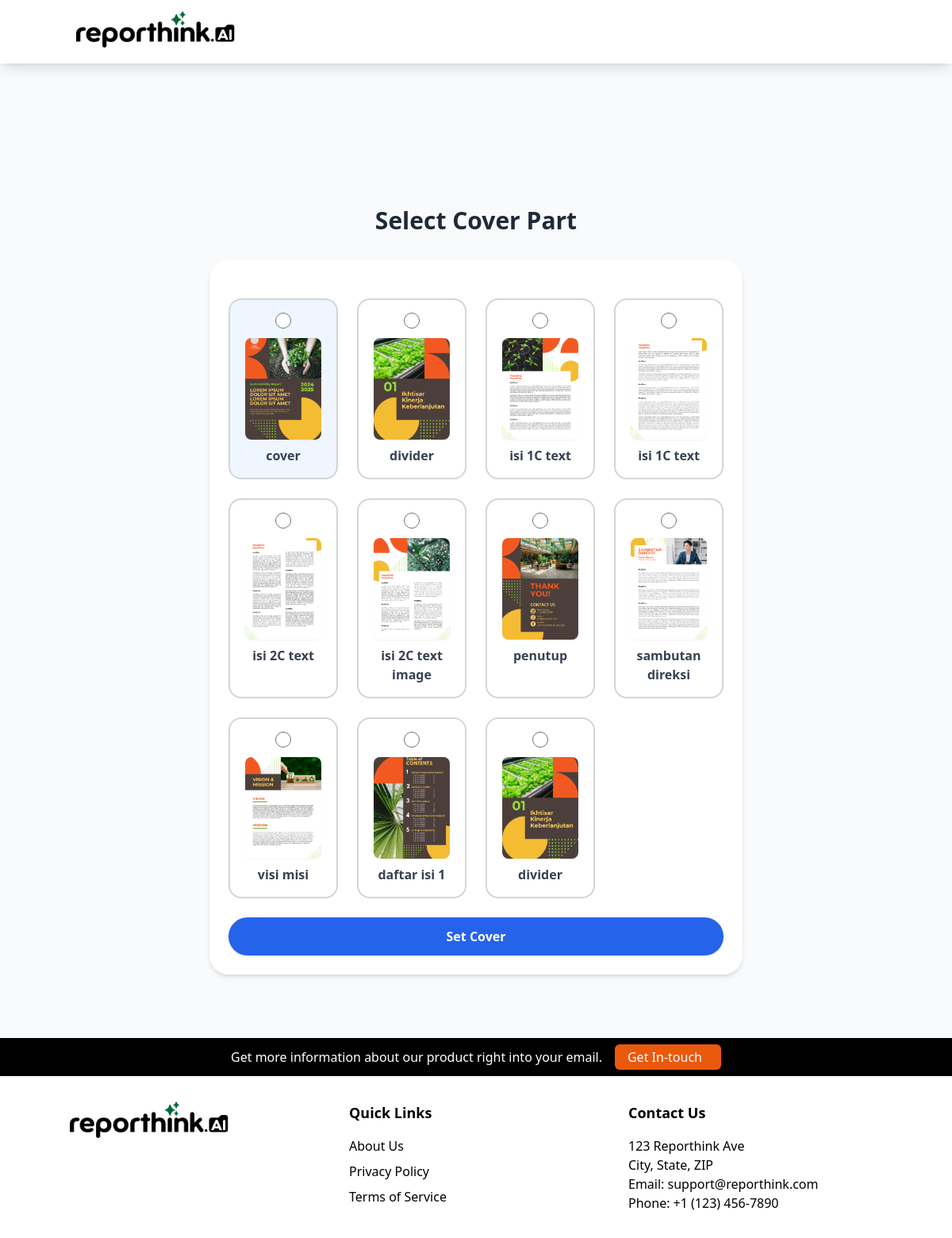
The page /set-cover-part/13/ on the database its author committed.
### Template_Editor_App/models.py (models this page shows, shortened)
class TemplatePart(models.Model):
    template = models.ForeignKey(Template, on_delete=models.CASCADE, related_name='parts')
    name = models.CharField(max_length=255, blank=True)
    html_file = models.FileField(upload_to='templates_parts/html/')
    thumbnail = models.ImageField(upload_to='templates_parts/thumbnails/')

### Template_Editor_App/views.py (the view, shortened to what this page needs)
# urls.py: path('set-cover-part/<int:template_id>/', views.set_cover_part, name='set_cover_part'),
def set_cover_part(request, template_id):
    template = get_object_or_404(Template, id=template_id)
    parts = template.parts.all()
    return render(request, 'set_cover_part.html', {'template': template, 'parts': parts})

### Template_Editor_App/templates/set_cover_part.html (shortened to what this page needs)
{% extends "base.html" %} {% block content %}
<div
  class="min-h-screen flex flex-col items-center justify-start pt-[15%] bg-gray-50 px-4"
>
  <h1 class="text-3xl font-bold text-gray-800 mb-8 text-center">
    Select Cover Part
  </h1>
  <form
    method="post"
    class="w-full max-w-2xl bg-white p-6 rounded-3xl shadow-md space-y-6 mb-20"
  >
    <div
      class="grid grid-cols-1 sm:grid-cols-2 md:grid-cols-3 lg:grid-cols-4 gap-6"
    >
      {% for part in parts %}
      <label
        class="flex flex-col items-center cursor-pointer border-2 rounded-2xl p-4 transition border-gray-300 hover:border-blue-500 {% if template.cover_part and part.id == template.cover_part.id %}border-blue-600 bg-blue-50{% endif %}"
      >
        <input
          type="radio"
          name="cover_part"
          value="{{ part.id }}"
          class="mb-3 h-5 w-5 accent-green-600"
          {%
          if
          part.is_cover
          %}checked{%
          endif
          %}
        />
        <img
          src="{{ part.thumbnail.url }}"
          alt="{{ part.name }}"
          class="w-24 h-32 object-cover rounded-lg shadow-sm"
        />
        <span class="mt-2 text-center font-semibold text-gray-700"
          >{{ part.name }}</span
        >
      </label>
      {% endfor %}
    </div>
    <button
      type="submit"
      class="w-full py-3 bg-blue-600 text-white font-bold rounded-3xl shadow hover:bg-blue-700 focus:outline-none transition"
    >
      Set Cover
    </button>
  </form>
</div>
{% endblock %}

### rows shown on the page
TemplatePart: thumbnail (picture), name "cover"
TemplatePart: thumbnail (picture), name "divider"
TemplatePart: thumbnail (picture), name "isi 1C text"
TemplatePart: thumbnail (picture), name "isi 1C text"
TemplatePart: thumbnail (picture), name "isi 2C text"
TemplatePart: thumbnail (picture), name "isi 2C text image"
TemplatePart: thumbnail (picture), name "penutup"
TemplatePart: thumbnail (picture), name "sambutan direksi"
TemplatePart: thumbnail (picture), name "visi misi"
TemplatePart: thumbnail (picture), name "daftar isi 1"
TemplatePart: thumbnail (picture), name "divider"
